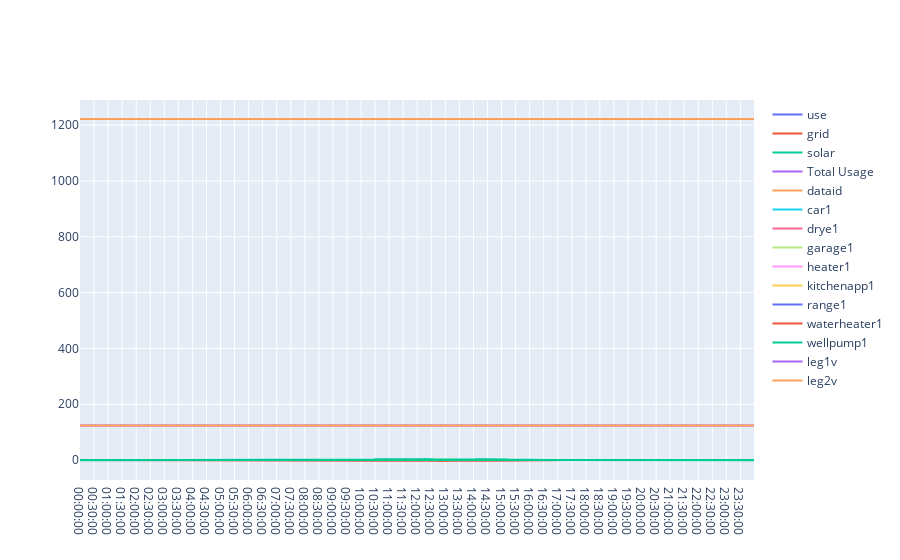

Write notebook code for a chart like this one.
### Code cell
homechoice=0

df=database_list[homechoice].copy()
df=df.sort_index()
fheaders=df.columns.to_list()

# grouped=df.groupby([df.index.hour, df.index.minute]).mean()


grouped=df.groupby(df.index.time).median()


# grouped=grouped.drop(columns=['leg1v','leg2v','dataid'])

fheaders=grouped.columns.to_list()


fig = go.Figure()
for i in range(len(fheaders)):
    fig.add_trace(go.Scatter(x=grouped.index.to_numpy(), y=grouped[fheaders[i]].to_numpy(),
                                mode='lines',
                                name=fheaders[i]))
fig.show()

### Figure 1 — Plotly figure (JSON) as saved in the notebook; plotly's stock layout.template omitted (floating-point values rounded to 4 significant figures; data arrays with more than 128 entries replaced by an {"elided": "..."} marker saying what was removed)
{"data": [{"mode": "lines", "name": "use", "type": "scatter", "x": {"elided": "1440 str values"}, "y": {"elided": "1440 float values"}}, {"mode": "lines", "name": "grid", "type": "scatter", "x": {"elided": "1440 str values"}, "y": {"elided": "1440 float values"}}, {"mode": "lines", "name": "solar", "type": "scatter", "x": {"elided": "1440 str values"}, "y": {"elided": "1440 float values"}}, {"mode": "lines", "name": "Total Usage", "type": "scatter", "x": {"elided": "1440 str values"}, "y": {"elided": "1440 float values"}}, {"mode": "lines", "name": "dataid", "type": "scatter", "x": {"elided": "1440 str values"}, "y": {"elided": "1440 int values"}}, {"mode": "lines", "name": "car1", "type": "scatter", "x": {"elided": "1440 str values"}, "y": {"elided": "1440 float values"}}, {"mode": "lines", "name": "drye1", "type": "scatter", "x": {"elided": "1440 str values"}, "y": {"elided": "1440 int values"}}, {"mode": "lines", "name": "garage1", "type": "scatter", "x": {"elided": "1440 str values"}, "y": {"elided": "1440 float values"}}, {"mode": "lines", "name": "heater1", "type": "scatter", "x": {"elided": "1440 str values"}, "y": {"elided": "1440 float values"}}, {"mode": "lines", "name": "kitchenapp1", "type": "scatter", "x": {"elided": "1440 str values"}, "y": {"elided": "1440 float values"}}, {"mode": "lines", "name": "range1", "type": "scatter", "x": {"elided": "1440 str values"}, "y": {"elided": "1440 float values"}}, {"mode": "lines", "name": "waterheater1", "type": "scatter", "x": {"elided": "1440 str values"}, "y": {"elided": "1440 float values"}}, {"mode": "lines", "name": "wellpump1", "type": "scatter", "x": {"elided": "1440 str values"}, "y": {"elided": "1440 float values"}}, {"mode": "lines", "name": "leg1v", "type": "scatter", "x": {"elided": "1440 str values"}, "y": {"elided": "1440 float values"}}, {"mode": "lines", "name": "leg2v", "type": "scatter", "x": {"elided": "1440 str values"}, "y": {"elided": "1440 float values"}}], "layout": {}}
